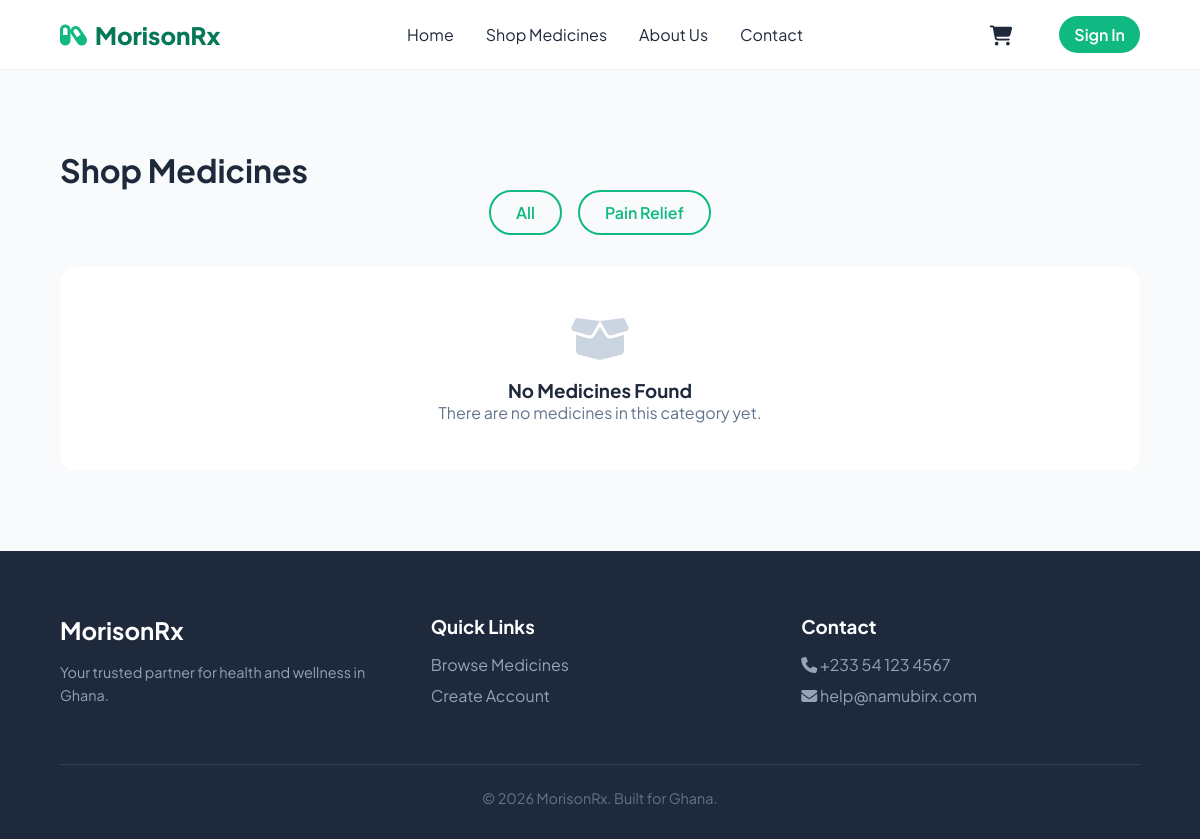
/shop/?category=Malaria, run on an earlier commit of the app's database.
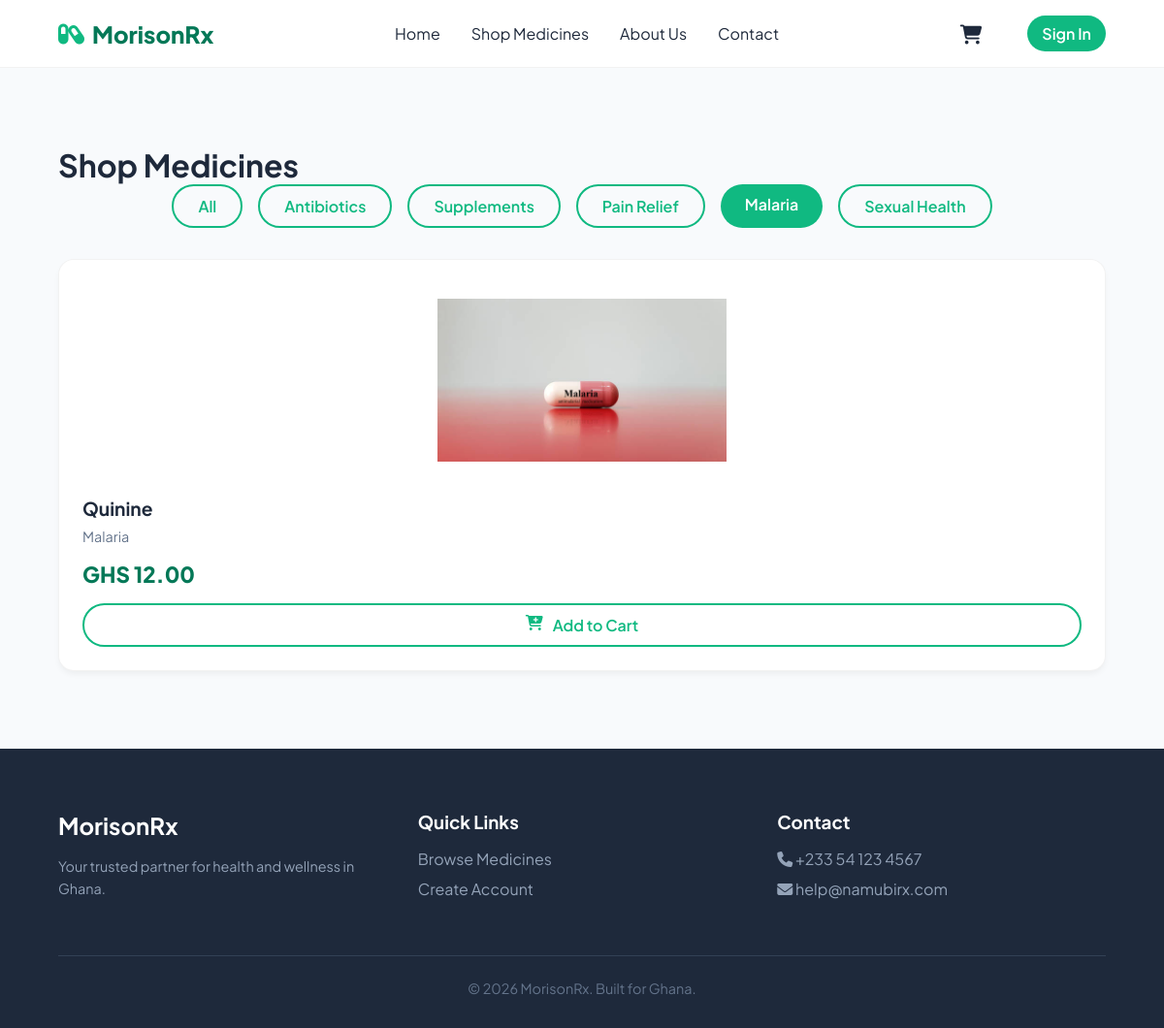
And on a later commit of the database.
### store/models.py (models this page shows, shortened)
class Product(models.Model):
    CATEGORY_CHOICES = (
        ('Pain Relief', 'Pain Relief'),
        ('Antibiotics', 'Antibiotics'),
        ('Supplements', 'Supplements'),
        ('First Aid', 'First Aid'),
        ('Malaria', 'Malaria'),
        ('Sexual Health', 'Sexual Health'),
    )
    name = models.CharField(max_length=200)
    price = models.DecimalField(max_digits=10, decimal_places=2)
    category = models.CharField(max_length=50, choices=CATEGORY_CHOICES, default='Pain Relief')
    description = models.TextField(blank=True, null=True)
    image = models.ImageField(upload_to='medicines/', blank=True, null=True)
    is_featured = models.BooleanField(default=False)

### store/views.py (the view)
# urls.py: path('shop/', views.shop, name='shop'),
def shop(request):
    category = request.GET.get('category')
    products = Product.objects.all()
    if category and category != 'All':
        products = products.filter(category=category)
    categories = Product.objects.values_list('category', flat=True).distinct()
    context = {
        'products': products,
        'current_category': category or 'All',  # Tells the HTML which button should be highlighted
        'categories': categories
    }
    return render(request, 'shop.html', context)

### store/context_processors.py (called while the page is built)
def cart_count(request):
    cart = request.session.get('cart', {})
    count = sum(cart.values())
    return {'cart_count': count}

### store/templates/shop.html
{% extends 'base.html' %}
{% block content %}
<div class="container animate-up">
    <h1 class="section-title">Shop Medicines</h1>
    <div style="display: flex; gap: 1rem; overflow-x: auto; padding-bottom: 2rem; justify-content: center; flex-wrap: wrap;">
        <a href="{% url 'shop' %}" class="{% if current_category == 'All' %}nav-btn{% else %}btn-outline{% endif %}" style="padding: 10px 25px; border-radius: 50px;">
            All
        </a>
        {% for cat in categories %}
            {% if cat %}
                <a href="{% url 'shop' %}?category={{ cat }}" class="{% if current_category == cat %}nav-btn{% else %}btn-outline{% endif %}" style="padding: 10px 25px; border-radius: 50px;">
                    {{ cat }}
                </a>
            {% endif %}
        {% endfor %}
    </div>
    <div class="grid-4">
        {% for product in products %}
        <div class="card animate-up" style="display: flex; flex-direction: column; justify-content: space-between; height: 100%;">
            <div>
                {% if product.image %}
                    <img src="{{ product.image.url }}" alt="{{ product.name }}" style="width: 100%; height: 200px; object-fit: contain; background: white; padding: 1rem; border-radius: 12px; margin-bottom: 1rem;">
                {% else %}
                    <img src="https://via.placeholder.com/300x200?text=Medicine" alt="No Image" style="width: 100%; height: 200px; object-fit: contain; background: white; padding: 1rem; border-radius: 12px; margin-bottom: 1rem;">
                {% endif %}
                <h3 style="font-size: 1.2rem; margin-bottom: 0.5rem; color: var(--secondary);">{{ product.name }}</h3>
                <p style="color: #64748B; font-size: 0.9rem; margin-bottom: 1rem;">{{ product.category }}</p>
            </div>
            <div>
                <span class="price" style="font-size: 1.4rem; color: var(--primary-dark); font-weight: 800; margin-bottom: 1rem; display: block;">
                    GHS {{ product.price }}
                </span>
                <a href="{% url 'add_to_cart' product.id %}" class="btn btn-outline" style="width: 100%; display: flex; justify-content: center; gap: 10px;">
                    <i class="fas fa-cart-plus"></i> Add to Cart
                </a>
            </div>
        </div>
        {% empty %}
        <div style="grid-column: 1 / -1; text-align: center; padding: 3rem; background: white; border-radius: 16px;">
            <i class="fas fa-box-open" style="font-size: 3rem; color: #cbd5e1; margin-bottom: 1rem;"></i>
            <h3>No Medicines Found</h3>
            <p style="color: #64748b;">There are no medicines in this category yet.</p>
        </div>
        {% endfor %}
    </div>
</div>
{% endblock %}

What changed in the data, as far as the page shows it:
added Product: image (picture), name "Quinine", category "Malaria", price "12.00"
Also different on the page:
new list line: "Antibiotics"
new list line: "Supplements"
new list line: "Malaria"
new list line: "Sexual Health"
text no longer shown: "No Medicines Found There are no medicines in this category yet."
